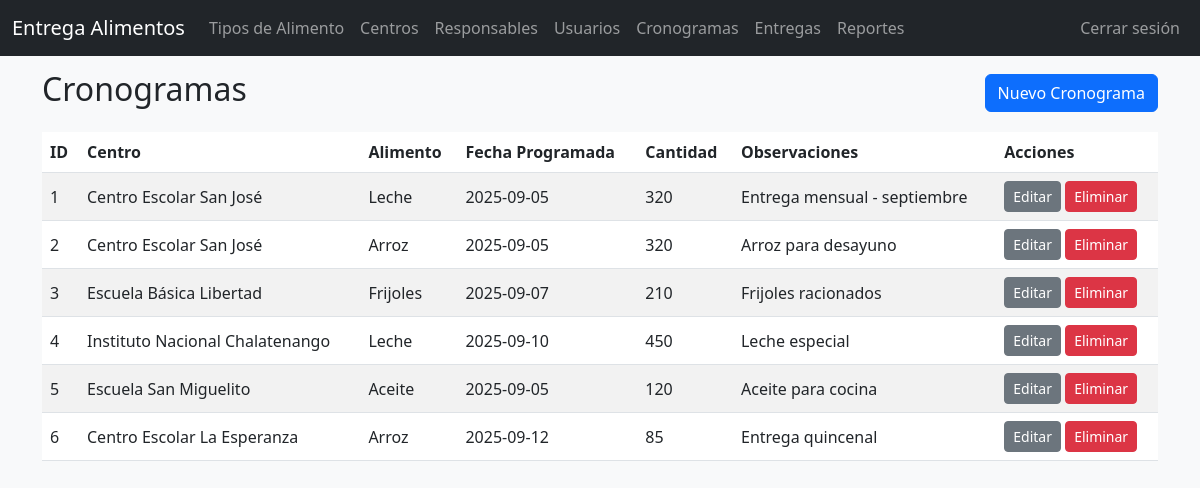
/index.php?controller=cronogramas&action=index (signed in), run on the app's committed database.
### tables this page shows
CREATE TABLE mnt_cronogramas (
id_cronograma INT AUTO_INCREMENT PRIMARY KEY,
id_centro INT NOT NULL,
id_alimento INT NOT NULL,
fecha_programada DATE NOT NULL,
cantidad_planificada INT NOT NULL,
observaciones VARCHAR(255) DEFAULT NULL,
FOREIGN KEY (id_centro) REFERENCES mnt_centros_educativos(id_centro) ON DELETE CASCADE ON UPDATE CASCADE,
FOREIGN KEY (id_alimento) REFERENCES ctl_tipos_alimentos(id_alimento) ON DELETE RESTRICT ON UPDATE CASCADE
);

### app/core/Controller.php (called while the page is built, shortened)
<?php
class Controller
{
    protected function view($path, $data = [])
    {
        extract($data);
        require_once __DIR__ . '/../views/layout/header.php';
        require_once __DIR__ . '/../views/' . $path . '.php';
        require_once __DIR__ . '/../views/layout/footer.php';
    }
}

### app/controllers/CronogramasController.php (called while the page is built, shortened)
<?php
class CronogramasController extends Controller
{
    public function index()
    {
        $m = new Cronograma();
        $items = $m->all();
        $c = new CentroEducativo();
        $centros = $c->all();
        $mapC = [];
        foreach ($centros as $x) { $mapC[$x['id_centro']] = $x['nombre']; }
        $t = new TipoAlimento();
        $tipos = $t->all();
        $mapT = [];
        foreach ($tipos as $x) { $mapT[$x['id_alimento']] = $x['nombre']; }
        $this->view('cronogramas/index', ['cronogramas' => $items, 'centros_map' => $mapC, 'tipos_map' => $mapT]);
    }
}

### app/core/Model.php (called while the page is built, shortened)
<?php
class Model
{
    protected $pdo;
    protected $table;
    public function __construct()
    {
        $this->pdo = Database::getConnection();
    }
    public function all()
    {
        $stmt = $this->pdo->query("SELECT * FROM {$this->table}");
        return $stmt->fetchAll();
    }
}

### app/config.php (called while the page is built)
<?php
return [
    'db' => [
        'host' => '127.0.0.1',
        'dbname' => 'entrega_alimentos',
        'user' => 'root',
        'pass' => ''
    ]
];

### app/core/Database.php (called while the page is built)
<?php
class Database
{
    private static $pdo = null;
    public static function getConnection()
    {
        if (self::$pdo === null) {
            $config = require __DIR__ . '/../config.php';
            $db = $config['db'];
            $dsn = "mysql:host={$db['host']};dbname={$db['dbname']};charset=utf8mb4";
            try {
                self::$pdo = new PDO($dsn, $db['user'], $db['pass'], [
                    PDO::ATTR_ERRMODE => PDO::ERRMODE_EXCEPTION,
                    PDO::ATTR_DEFAULT_FETCH_MODE => PDO::FETCH_ASSOC,
                ]);
            } catch (\PDOException $e) {
                die('DB connection failed: ' . $e->getMessage());
            }
        }
        return self::$pdo;
    }
}

### app/views/cronogramas/index.php (the view, shortened to what this page needs)
<div class="d-flex justify-content-between align-items-center mb-3">
        <h2>Cronogramas</h2>
    <?php if (!empty($_SESSION['user']) && in_array($_SESSION['user']['rol'], ['admin'])): ?>
            <a class="btn btn-primary" href="index.php?controller=cronogramas&action=create">Nuevo Cronograma</a>
        <?php endif; ?>
</div>
<div class="table-responsive">
<table class="table table-striped">
    <?php $showActions = (!empty($_SESSION['user']) && in_array($_SESSION['user']['rol'], ['admin'])); ?>
    <thead>
        <tr>
            <th>ID</th>
            <th>Centro</th>
            <th>Alimento</th>
            <th>Fecha Programada</th>
            <th>Cantidad</th>
            <th>Observaciones</th>
            <?php if ($showActions): ?><th>Acciones</th><?php endif; ?>
        </tr>
    </thead>
    <tbody>
    <?php foreach($cronogramas as $c): ?>
        <tr>
            <td><?= htmlspecialchars($c['id_cronograma'] ?? $c['id']) ?></td>
            <td><?= htmlspecialchars($centros_map[$c['id_centro']] ?? ($c['id_centro'] ?? '')) ?></td>
            <td><?= htmlspecialchars($tipos_map[$c['id_alimento']] ?? ($c['id_alimento'] ?? '')) ?></td>
            <td><?= htmlspecialchars($c['fecha_programada'] ?? '') ?></td>
            <td><?= htmlspecialchars($c['cantidad_planificada'] ?? '') ?></td>
            <td><?= htmlspecialchars($c['observaciones'] ?? '') ?></td>
            <?php if ($showActions): ?>
            <td>
                <a class="btn btn-sm btn-secondary" href="index.php?controller=cronogramas&action=edit&id=<?= $c['id_cronograma'] ?? $c['id'] ?>">Editar</a>
                <a class="btn btn-sm btn-danger btn-delete" href="index.php?controller=cronogramas&action=delete&id=<?= $c['id_cronograma'] ?? $c['id'] ?>">Eliminar</a>
            </td>
            <?php endif; ?>
        </tr>
    <?php endforeach; ?>
    </tbody>
</table>
</div>

### assets/css/style.css (style rules this page uses)
body { background: #f8f9fa; }
.table td, .table th { vertical-align: middle; }

### data on the page
mnt_cronogramas: id_cronograma "1", id_centro "Centro Escolar San José", id_alimento "Leche", fecha_programada "2025-09-05", cantidad_planificada "320", observaciones "Entrega mensual - septiembre"
mnt_cronogramas: id_cronograma "2", id_centro "Centro Escolar San José", id_alimento "Arroz", fecha_programada "2025-09-05", cantidad_planificada "320", observaciones "Arroz para desayuno"
mnt_cronogramas: id_cronograma "3", id_centro "Escuela Básica Libertad", id_alimento "Frijoles", fecha_programada "2025-09-07", cantidad_planificada "210", observaciones "Frijoles racionados"
mnt_cronogramas: id_cronograma "4", id_centro "Instituto Nacional Chalatenango", id_alimento "Leche", fecha_programada "2025-09-10", cantidad_planificada "450", observaciones "Leche especial"
mnt_cronogramas: id_cronograma "5", id_centro "Escuela San Miguelito", id_alimento "Aceite", fecha_programada "2025-09-05", cantidad_planificada "120", observaciones "Aceite para cocina"
mnt_cronogramas: id_cronograma "6", id_centro "Centro Escolar La Esperanza", id_alimento "Arroz", fecha_programada "2025-09-12", cantidad_planificada "85", observaciones "Entrega quincenal"
